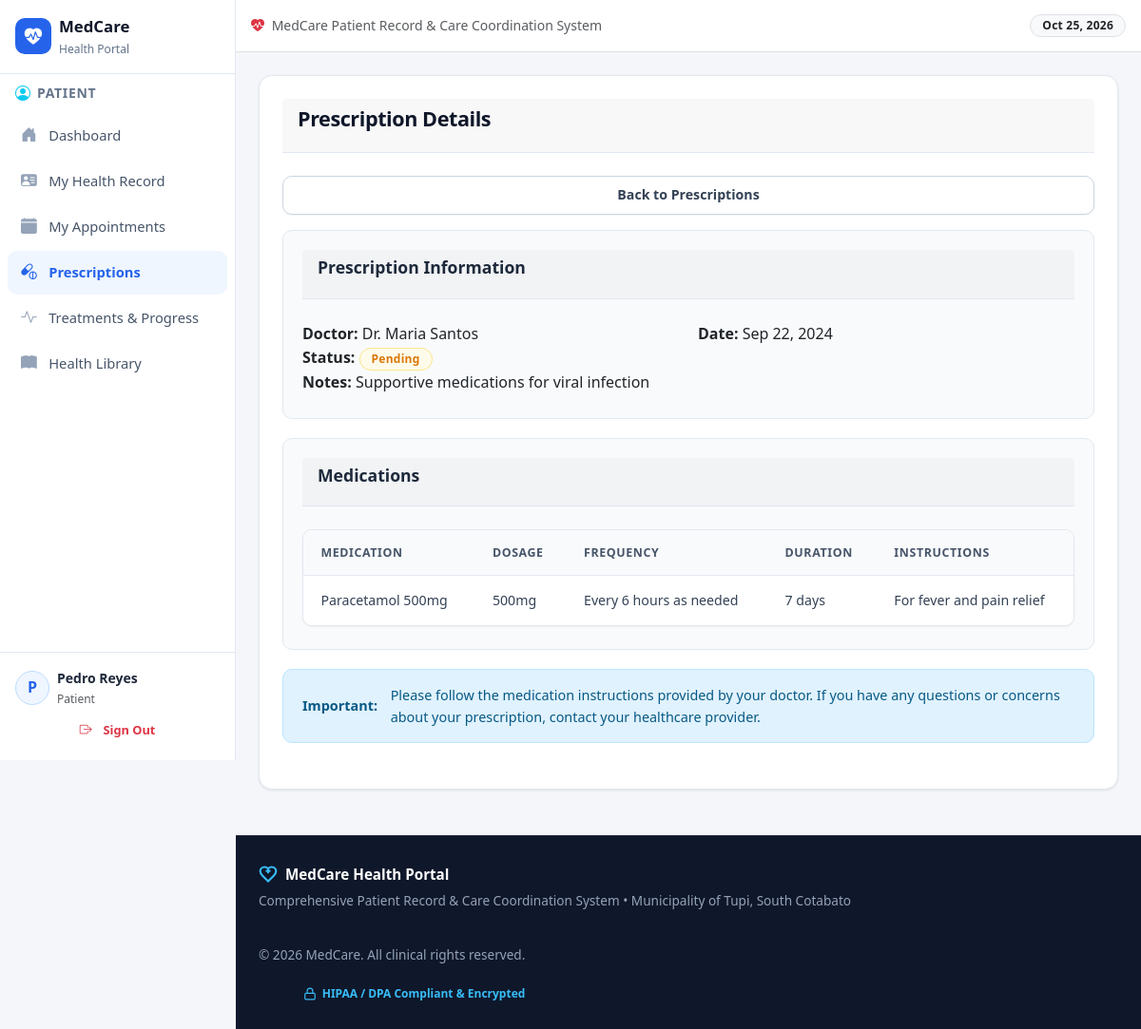
Page /pages/patient/view_prescription.php?id=5 (signed in) on the committed database.
### tables this page shows
CREATE TABLE IF NOT EXISTS `prescriptions` (
  `prescription_id` int NOT NULL AUTO_INCREMENT,
  `consultation_id` int NOT NULL,
  `patient_id` int NOT NULL,
  `doctor_id` int NOT NULL,
  `prescription_date` timestamp NULL DEFAULT CURRENT_TIMESTAMP,
  `status` enum('pending','dispensed','cancelled') DEFAULT 'pending',
  `notes` text,
  `created_at` timestamp NULL DEFAULT CURRENT_TIMESTAMP,
  `updated_at` timestamp NULL DEFAULT CURRENT_TIMESTAMP ON UPDATE CURRENT_TIMESTAMP,
  PRIMARY KEY (`prescription_id`),
  KEY `consultation_id` (`consultation_id`),
  KEY `doctor_id` (`doctor_id`),
  KEY `idx_patient` (`patient_id`),
  KEY `idx_status` (`status`)
);

CREATE TABLE IF NOT EXISTS `users` (
  `user_id` int NOT NULL AUTO_INCREMENT,
  `username` varchar(50) NOT NULL,
  `password` varchar(255) NOT NULL,
  `role` enum('doctor','staff','patient') NOT NULL,
  `email` varchar(100) DEFAULT NULL,
  `full_name` varchar(100) NOT NULL,
  `is_active` tinyint(1) DEFAULT '1',
  `created_at` timestamp NULL DEFAULT CURRENT_TIMESTAMP,
  `updated_at` timestamp NULL DEFAULT CURRENT_TIMESTAMP ON UPDATE CURRENT_TIMESTAMP,
  PRIMARY KEY (`user_id`),
  UNIQUE KEY `username` (`username`),
  KEY `idx_role` (`role`),
  KEY `idx_username` (`username`)
);

CREATE TABLE IF NOT EXISTS `prescription_items` (
  `item_id` int NOT NULL AUTO_INCREMENT,
  `prescription_id` int NOT NULL,
  `inventory_id` int NOT NULL,
  `medication_name` varchar(255) NOT NULL,
  `dosage` varchar(100) DEFAULT NULL,
  `frequency` varchar(100) DEFAULT NULL,
  `duration` varchar(100) DEFAULT NULL,
  `quantity_required` int NOT NULL,
  `quantity_dispensed` int DEFAULT '0',
  `instructions` text,
  `created_at` timestamp NULL DEFAULT CURRENT_TIMESTAMP,
  `updated_at` timestamp NULL DEFAULT CURRENT_TIMESTAMP ON UPDATE CURRENT_TIMESTAMP,
  PRIMARY KEY (`item_id`),
  KEY `idx_prescription` (`prescription_id`),
  KEY `idx_inventory` (`inventory_id`)
);

### pages/patient/view_prescription.php (the view, shortened to what this page needs)
<?php
require_once __DIR__ . '/../../includes/header.php';
$database = new Database();
$conn = $database->getConnection();
$user_id = $_SESSION['user_id'];
$query = "SELECT patient_id FROM patients WHERE user_id = ?";
$stmt = $conn->prepare($query);
$stmt->execute([$user_id]);
$patient = $stmt->fetch();
$patient_id = $patient['patient_id'];
$prescription_id = isset($_GET['id']) ? (int)$_GET['id'] : 0;
$query = "
    SELECT p.*, patient.first_name, patient.last_name, u.full_name as doctor_name
    FROM prescriptions p
    JOIN patients patient ON p.patient_id = patient.patient_id
    JOIN users u ON p.doctor_id = u.user_id
    WHERE p.prescription_id = ? AND p.patient_id = ?
";
$stmt = $conn->prepare($query);
$stmt->execute([$prescription_id, $patient_id]);
$prescription = $stmt->fetch();
$query = "
    SELECT pi.*, i.unit
    FROM prescription_items pi
    JOIN inventory i ON pi.inventory_id = i.inventory_id
    WHERE pi.prescription_id = ?
";
$stmt = $conn->prepare($query);
$stmt->execute([$prescription_id]);
$prescription_items = $stmt->fetchAll();
?>
<div class="card">
    <div class="card-header">
        <h2>Prescription Details</h2>
    </div>
    <div class="card-body">
        <div class="btn-group" style="margin-bottom: 1rem;">
            <a href="<?php echo BASE_URL; ?>/pages/patient/prescriptions.php" class="btn btn-secondary">Back to Prescriptions</a>
        </div>
        <div class="card">
            <div class="card-header">
                <h3>Prescription Information</h3>
            </div>
            <div class="card-body">
                <div class="form-row">
                    <div><strong>Doctor:</strong> <?php echo htmlspecialchars($prescription['doctor_name'] ?? ''); ?></div>
                    <div><strong>Date:</strong> <?php echo date('M d, Y', strtotime($prescription['prescription_date'])); ?></div>
                </div>
                <div><strong>Status:</strong>
                    <span class="badge badge-<?php echo $prescription['status'] === 'dispensed' ? 'success' : ($prescription['status'] === 'cancelled' ? 'danger' : 'warning'); ?>">
                        <?php echo ucfirst($prescription['status'] ?? ''); ?>
                    </span>
                </div>
                <?php if ($prescription['notes']): ?>
                <div><strong>Notes:</strong> <?php echo htmlspecialchars($prescription['notes'] ?? ''); ?></div>
                <?php endif; ?>
            </div>
        </div>
        <div class="card">
            <div class="card-header">
                <h3>Medications</h3>
            </div>
            <div class="card-body">
                <div class="table-container">
                    <table>
                        <thead>
                            <tr>
                                <th>Medication</th>
                                <th>Dosage</th>
                                <th>Frequency</th>
                                <th>Duration</th>
                                <th>Instructions</th>
                            </tr>
                        </thead>
                        <tbody>
                            <?php foreach ($prescription_items as $item): ?>
                                <tr>
                                    <td><?php echo htmlspecialchars($item['medication_name'] ?? ''); ?></td>
                                    <td><?php echo htmlspecialchars($item['dosage'] ?? 'N/A'); ?></td>
                                    <td><?php echo htmlspecialchars($item['frequency'] ?? 'N/A'); ?></td>
                                    <td><?php echo htmlspecialchars($item['duration'] ?? 'N/A'); ?></td>
                                    <td><?php echo htmlspecialchars($item['instructions'] ?? 'N/A'); ?></td>
                                </tr>
                            <?php endforeach; ?>
                        </tbody>
                    </table>
                </div>
            </div>
        </div>
        <div class="alert alert-info">
            <strong>Important:</strong> Please follow the medication instructions provided by your doctor. If you have any questions or concerns about your prescription, contact your healthcare provider.
        </div>
    </div>
</div>
<?php require_once __DIR__ . '/../../includes/footer.php'; ?>

### rows in the picture
prescriptions: doctor.full_name "Dr. Maria Santos", prescription_date "Sep 22, 2024", status "Pending", notes "Supportive medications for viral infection"
prescription_items: medication_name "Paracetamol 500mg", dosage "500mg", frequency "Every 6 hours as needed", duration "7 days", instructions "For fever and pain relief"

### other values in the picture
$user_initials "P"
$user_name "Pedro Reyes"
$user_role "Patient"
